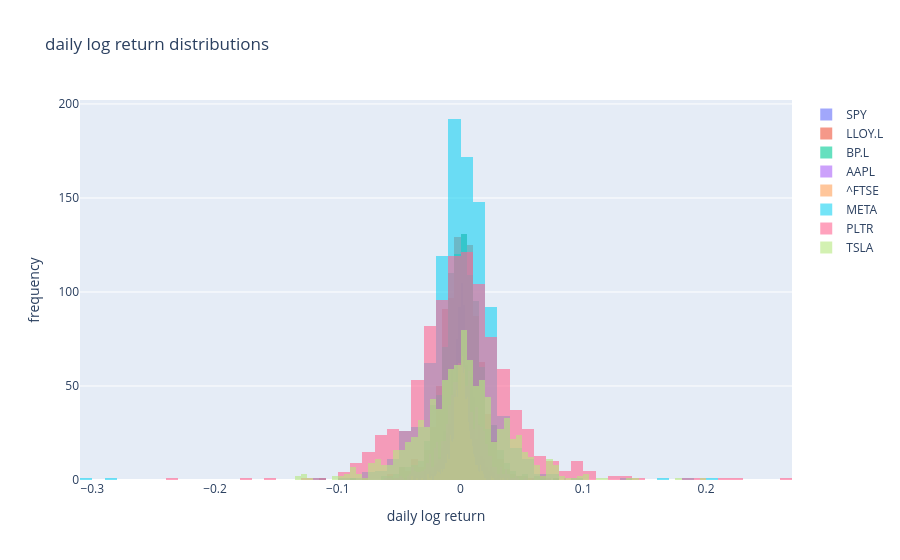

Source (notebook cell):
### Code cell
# visualising the distribution of returns
distribution = go.Figure()

for ticker in tickers:
    distribution.add_trace(go.Histogram(x=log_return[ticker],
                                        name = ticker,
                                        opacity = 0.6,
                                        nbinsx = 80
                                       ))
distribution.update_layout(
    barmode = 'overlay',
    title = 'daily log return distributions',
    xaxis_title = 'daily log return',
    yaxis_title = 'frequency'
)
distribution.show()

### Figure 1 — Plotly figure (JSON) as saved in the notebook; plotly's stock layout.template omitted (floating-point values rounded to 4 significant figures; data arrays with more than 128 entries replaced by an {"elided": "..."} marker saying what was removed)
{"data": [{"name": "SPY", "nbinsx": 80, "opacity": 0.6, "type": "histogram", "x": {"elided": "937 float values"}}, {"name": "LLOY.L", "nbinsx": 80, "opacity": 0.6, "type": "histogram", "x": {"elided": "937 float values"}}, {"name": "BP.L", "nbinsx": 80, "opacity": 0.6, "type": "histogram", "x": {"elided": "937 float values"}}, {"name": "AAPL", "nbinsx": 80, "opacity": 0.6, "type": "histogram", "x": {"elided": "937 float values"}}, {"name": "^FTSE", "nbinsx": 80, "opacity": 0.6, "type": "histogram", "x": {"elided": "937 float values"}}, {"name": "META", "nbinsx": 80, "opacity": 0.6, "type": "histogram", "x": {"elided": "937 float values"}}, {"name": "PLTR", "nbinsx": 80, "opacity": 0.6, "type": "histogram", "x": {"elided": "937 float values"}}, {"name": "TSLA", "nbinsx": 80, "opacity": 0.6, "type": "histogram", "x": {"elided": "937 float values"}}], "layout": {"barmode": "overlay", "title": {"text": "daily log return distributions"}, "xaxis": {"title": {"text": "daily log return"}}, "yaxis": {"title": {"text": "frequency"}}}}
